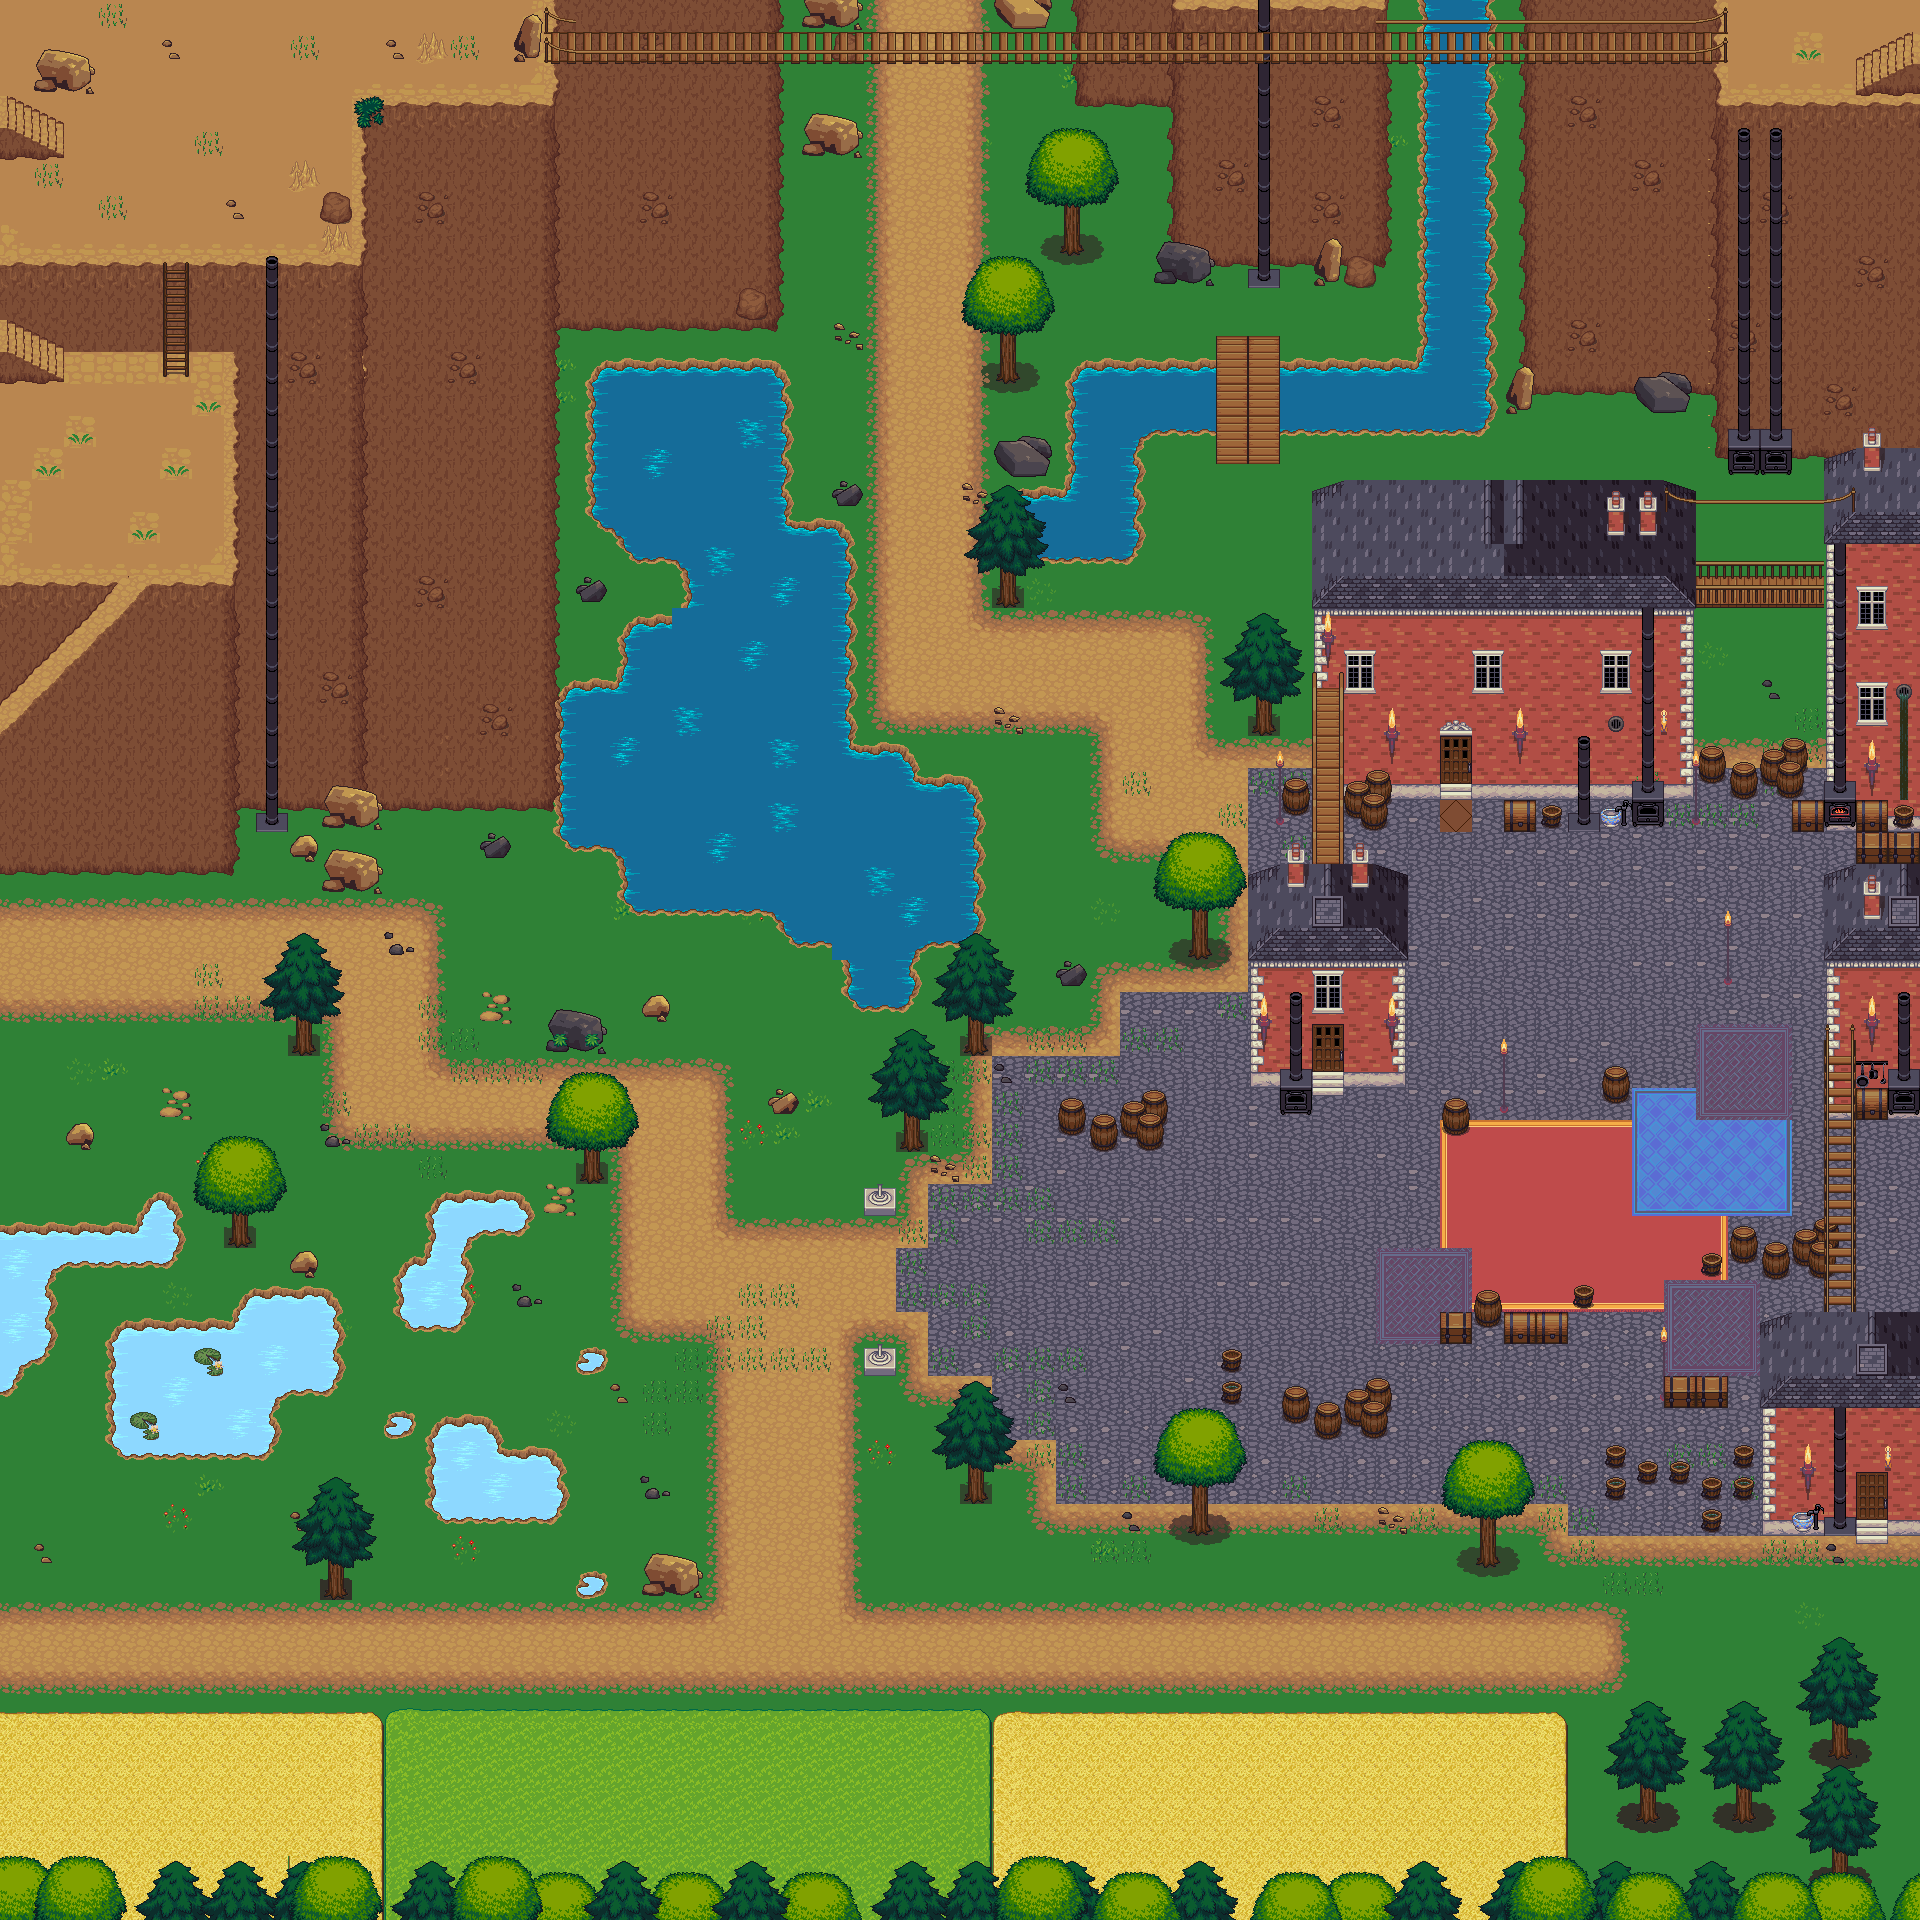

Tiled map render using the project's own tile images. Description and the map definition, with tile-layer contents summarised, below:
An orthogonal 60x60 tile map with 32x32 px tiles, 1 tile layer (Alberi), 11 tilesets, 1 image layer and 77 objects.

<map version="1.0" orientation="orthogonal" renderorder="right-down" width="60" height="60" tilewidth="32" tileheight="32" nextobjectid="88">
 <tileset firstgid="1" name="Ground" tilewidth="32" tileheight="32" tilecount="1024" columns="32">
  <image source="../../assets/Image/terrain.png" width="1024" height="1024" />
  <terraintypes>
   <terrain name="Road" tile="97" />
  </terraintypes>
  <tile id="1" terrain="0,0,0," />
  <tile id="2" terrain="0,0,,0" />
  <tile id="33" terrain="0,,0,0" />
  <tile id="34" terrain=",0,0,0" />
  <tile id="64" terrain=",,,0" />
  <tile id="65" terrain=",,0,0" />
  <tile id="66" terrain=",,0," />
  <tile id="96" terrain=",0,,0" />
  <tile id="98" terrain="0,,0," />
  <tile id="128" terrain=",0,," />
  <tile id="129" terrain="0,0,," />
  <tile id="130" terrain="0,,," />
  <tile id="355">
   <animation>
    <frame tileid="355" duration="100" />
    <frame tileid="356" duration="0" />
    <frame tileid="357" duration="0" />
    <frame tileid="357" duration="0" />
    <frame tileid="355" duration="0" />
    <frame tileid="355" duration="0" />
   </animation>
  </tile>
  <tile id="559">
   <animation>
    <frame tileid="559" duration="200" />
    <frame tileid="560" duration="200" />
    <frame tileid="561" duration="200" />
   </animation>
  </tile>
 </tileset>
 <tileset firstgid="1025" name="treetop" tilewidth="32" tileheight="32" tilecount="42" columns="6">
  <image source="../../assets/Image/LPC Base Assets/tiles/treetop.png" width="192" height="224" />
 </tileset>
 <tileset firstgid="1067" name="trunk" tilewidth="32" tileheight="32" tilecount="18" columns="6">
  <image source="../../assets/Image/LPC Base Assets/tiles/trunk.png" width="192" height="96" />
 </tileset>
 <tileset firstgid="1085" name="house" tilewidth="32" tileheight="32" tilecount="63" columns="9">
  <image source="../../assets/Image/LPC Base Assets/tiles/house.png" width="288" height="224" />
 </tileset>
 <tileset firstgid="1148" name="kitchen" tilewidth="32" tileheight="32" tilecount="8" columns="2">
  <image source="../../assets/Image/LPC Base Assets/tiles/kitchen.png" width="64" height="128" />
 </tileset>
 <tileset firstgid="1156" name="castle_lightsources" tilewidth="32" tileheight="32" tilecount="20" columns="5">
  <image source="../../assets/Image/LPC Base Assets/tiles/castle_lightsources.png" width="160" height="128" />
 </tileset>
 <tileset firstgid="1176" name="barrel" tilewidth="32" tileheight="32" tilecount="8" columns="4">
  <image source="../../assets/Image/LPC Base Assets/tiles/barrel.png" width="128" height="64" />
 </tileset>
 <tileset firstgid="1184" name="buckets" tilewidth="32" tileheight="32" tilecount="6" columns="3">
  <image source="../../assets/Image/LPC Base Assets/tiles/buckets.png" width="96" height="64" />
 </tileset>
 <tileset firstgid="1190" name="bridges" tilewidth="32" tileheight="32" tilecount="42" columns="6">
  <image source="../../assets/Image/LPC Base Assets/tiles/bridges.png" width="192" height="224" />
 </tileset>
 <tileset firstgid="1232" name="castlefloors" tilewidth="32" tileheight="32" tilecount="100" columns="10">
  <image source="../../assets/Image/LPC Base Assets/tiles/castlefloors.png" width="320" height="320" />
 </tileset>
 <tileset firstgid="1332" name="chests" tilewidth="32" tileheight="32" tilecount="6" columns="2">
  <image source="../../assets/Image/LPC Base Assets/tiles/chests.png" width="64" height="96" />
 </tileset>
 <imagelayer name="Livello immagine 2">
  <image source="village.png" width="1920" height="1920" />
 </imagelayer>
 <layer name="Alberi" width="60" height="60">
  <data>[3600 cells, 324 non-empty, 71 distinct tile ids]</data>
 </layer>
 <objectgroup name="Impassable" opacity="0">
  <properties>
   <property name="Impassable" type="bool" value="true" />
  </properties>
  <object id="1" x="0" y="352" width="224" height="512">
   <properties>
    <property name="Impassable" type="bool" value="true" />
   </properties>
  </object>
  <object id="3" x="0" y="1672" width="1568" height="448">
   <properties>
    <property name="Impassable" type="bool" value="true" />
   </properties>
  </object>
  <object id="5" x="1576" y="1832" width="344" height="152">
   <properties>
    <property name="Impassable" type="bool" value="true" />
   </properties>
  </object>
  <object id="6" x="0" y="-16" width="568" height="824">
   <properties>
    <property name="Impassable" type="bool" value="true" />
   </properties>
  </object>
  <object id="8" x="1640" y="1760" width="16" height="64">
   <properties>
    <property name="Impassable" type="bool" value="true" />
   </properties>
  </object>
  <object id="9" x="1736" y="1760" width="16" height="64">
   <properties>
    <property name="Impassable" type="bool" value="true" />
   </properties>
  </object>
  <object id="10" x="1832" y="1840" width="16" height="32">
   <properties>
    <property name="Impassable" type="bool" value="true" />
   </properties>
  </object>
  <object id="11" x="1831" y="1696" width="16" height="56">
   <properties>
    <property name="Impassable" type="bool" value="true" />
   </properties>
  </object>
  <object id="13" x="232" y="1184" width="16" height="64">
   <properties>
    <property name="Impassable" type="bool" value="true" />
   </properties>
  </object>
  <object id="14" x="288" y="1008" width="32" height="48">
   <properties>
    <property name="Impassable" type="bool" value="true" />
   </properties>
  </object>
  <object id="15" x="584" y="1136" width="16" height="40">
   <properties>
    <property name="Impassable" type="bool" value="true" />
   </properties>
  </object>
  <object id="16" x="328" y="856" width="48" height="32">
   <properties>
    <property name="Impassable" type="bool" value="true" />
   </properties>
  </object>
  <object id="17" x="544" y="1008" width="64" height="48">
   <properties>
    <property name="Impassable" type="bool" value="true" />
   </properties>
  </object>
  <object id="18" x="0" y="1200" width="56" height="152">
   <properties>
    <property name="Impassable" type="bool" value="true" />
   </properties>
  </object>
  <object id="19" x="-8" y="1256" width="24" height="136">
   <properties>
    <property name="Impassable" type="bool" value="true" />
   </properties>
  </object>
  <object id="20" x="64" y="1216" width="120" height="48">
   <properties>
    <property name="Impassable" type="bool" value="true" />
   </properties>
  </object>
  <object id="21" x="144" y="1176" width="32" height="48">
   <properties>
    <property name="Impassable" type="bool" value="true" />
   </properties>
  </object>
  <object id="22" x="328" y="1536" width="16" height="56">
   <properties>
    <property name="Impassable" type="bool" value="true" />
   </properties>
  </object>
  <object id="23" x="968" y="1440" width="16" height="64">
   <properties>
    <property name="Impassable" type="bool" value="true" />
   </properties>
  </object>
  <object id="25" x="864" y="1192" width="32" height="24">
   <properties>
    <property name="Impassable" type="bool" value="true" />
   </properties>
  </object>
  <object id="26" x="864" y="1344" width="32" height="24">
   <properties>
    <property name="Impassable" type="bool" value="true" />
   </properties>
  </object>
  <object id="27" x="896" y="1088" width="32" height="64">
   <properties>
    <property name="Impassable" type="bool" value="true" />
   </properties>
  </object>
  <object id="28" x="960" y="992" width="24" height="64">
   <properties>
    <property name="Impassable" type="bool" value="true" />
   </properties>
  </object>
  <object id="29" x="648" y="1560" width="48" height="40">
   <properties>
    <property name="Impassable" type="bool" value="true" />
   </properties>
  </object>
  </objectgroup>
</map>
<!-- 53 of 77 objects omitted -->
